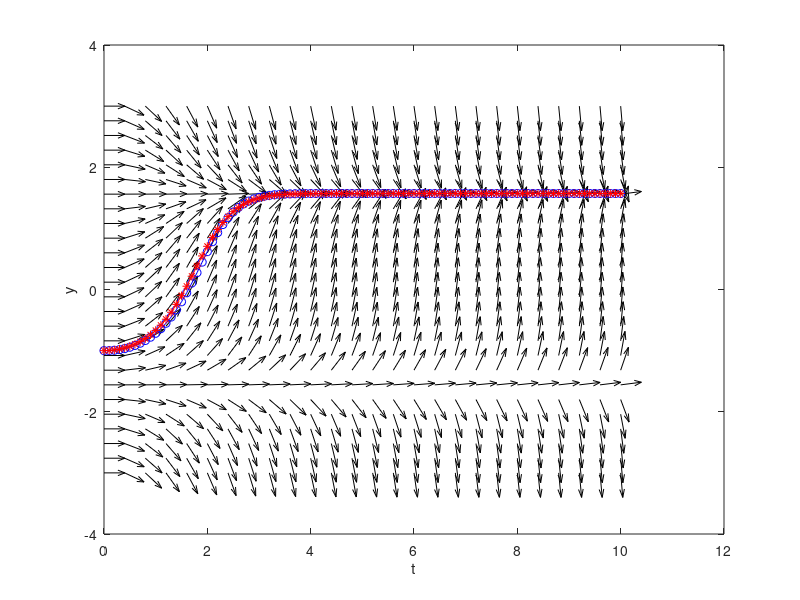

Here is the MATLAB script that generated this plot:
clc;
clear;%f(t,y)=cosy;
a=0;%start time
b=10;%end time 
j=-1;
h=10^j;
N=(b-a)/h;
t=a;
y0=-1;
w=y0;
v=y0;

A=zeros(N,2); 
A(1,1)=a;
A(1,2)=y0; 

B=zeros(N,2); 
B(1,1)=a;
B(1,2)=y0; 
for i=1:1:N;
    w=w+h*t*cos(w);%euler
    
    K1=h*t*cos(v);%Runge-Kutta
    K2=h*(t+h/2)*cos(v+K1/2);
    K3=h*(t+h/2)*cos(v+K2/2);
    K4=h*(t+h)*cos(v+K3);
    v=v+(K1+2*K2+2*K3+K4)/6;
    
    t=a+i*h; 
    
    A(i+1,1)=t;
    A(i+1,2)=w; 
    
    B(i+1,1)=t;
    B(i+1,2)=v;
    
end

%plot
[T,Y]=meshgrid(0:.4:10,-3:.24:3);
dY=T.*cos(Y);
dT=ones(size(dY));
dYu=dY./sqrt(dT.^2+dY.^2);
dTu=dT./sqrt(dT.^2+dY.^2);
quiver(T,Y,dTu,dYu,'k');
hold on
plot(A(:,1),A(:,2),'-ob'); %plot euler method
plot(B(:,1),B(:,2),'-*r'); %plot runge-kutta
hold off
xlabel('t');
ylabel('y');
    